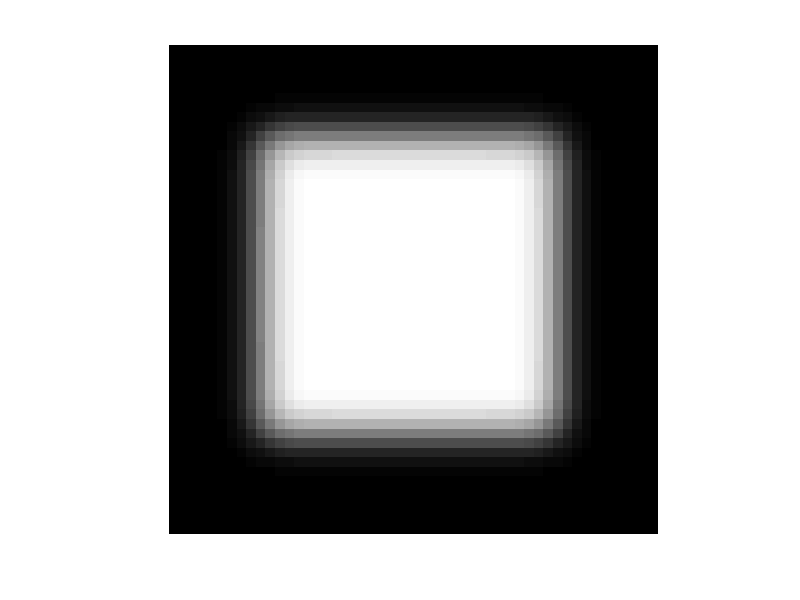
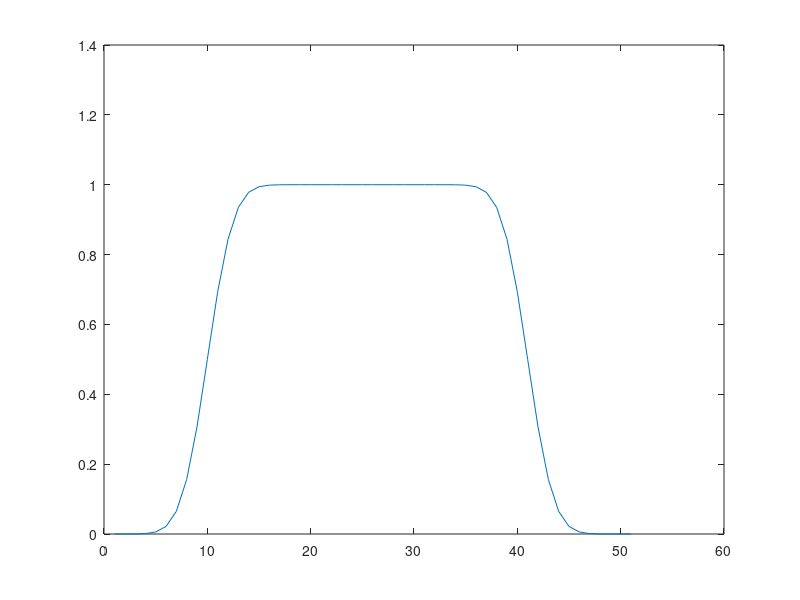

These figures' MATLAB source, in order:
clear all
close all

A = zeros(51);
A(11:41,11:41) = 1;

imshow(A)

fil = fspecial('gaussian',[20 20],2);

B = imfilter(A,fil);

imshow(B)

figure; plot(B(25,:))